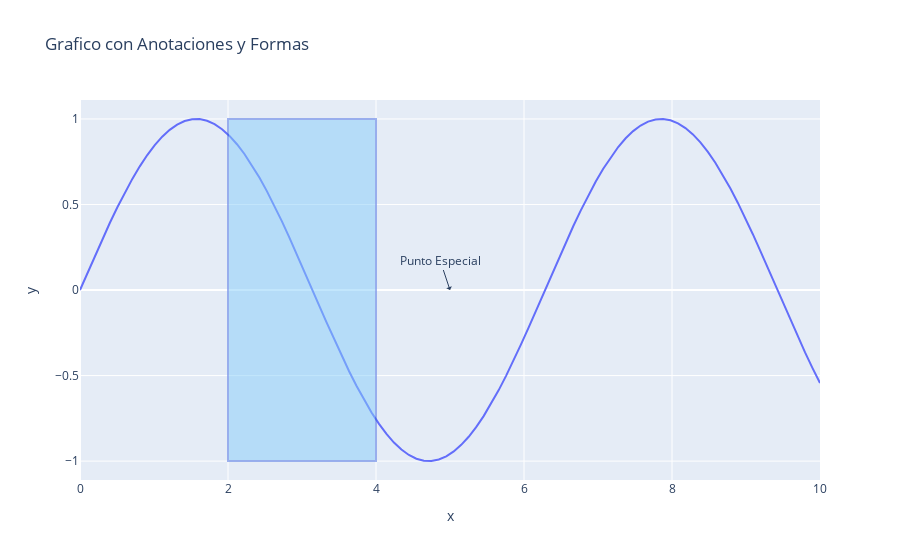

Write notebook code for a chart like this one.
### Code cell
#anotaciones y formas
#datos
x=np.linspace(0, 10, 100)
y=np.sin(x)

#crear el grafico con anotaciones y formas
fig=go.Figure(data=go.Scatter(x=x, y=y, mode='lines', name='Sine Wave'))
fig.update_layout(title='Grafico con Anotaciones y Formas', xaxis_title='x', yaxis_title='y')

#añadir anotaciones
fig.add_annotation(x=5, y=0, text='Punto Especial', showarrow=True, arrowhead=1)

#añadir forma
fig.add_shape(type='rect', x0=2, y0=-1, x1=4, y1=1,
              line=dict(color='RoyalBlue'),
              fillcolor='LightSkyBlue', opacity=0.5)

#mostrar el grafico
fig.show()
